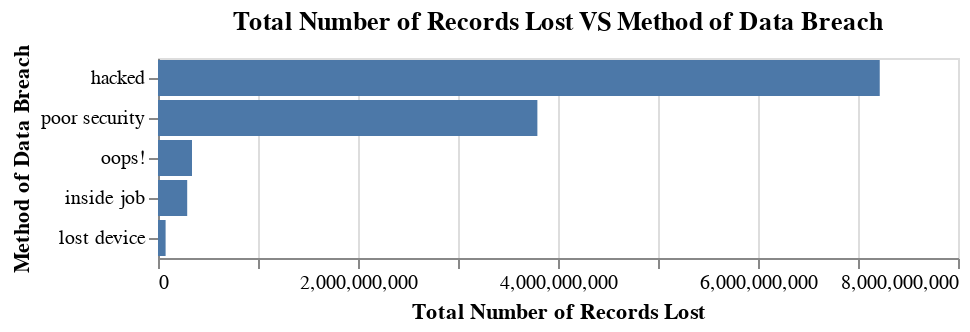

Here is the notebook cell this chart was saved with:
### Markdown cell above
### Question 7

<div class="alert alert-info" style="color:black">

For the next 3 questions, let's return to the original dataset (i.e., breaches)
Next, let's use a sorted bar chart to determine which method resulted in the most records lost

1. Create a bar chart with the sum of records lost encoded on the x-axis and the method encoded on the y-axis
2. Sort such that the method with the highest number of records lost is furthest away from the x-axis
</div>

_Points:_ 9

### Code cell
bar_method_records_lost = alt.Chart(breaches).mark_bar().encode(
    x = alt.X("sum(records_lost)", title = "Total Number of Records Lost"),
    y = alt.Y("method", sort = "-x", title = "Method of Data Breach")             
).properties(
    title = "Total Number of Records Lost VS Method of Data Breach"
)

# Show the plot
bar_method_records_lost

### Figure 1 — Vega-Lite specification as saved in the notebook (floating-point values rounded to 4 significant figures)
{"$schema": "https://vega.github.io/schema/vega-lite/v4.17.0.json", "config": {"view": {"continuousHeight": 300, "continuousWidth": 400}}, "data": {"name": "data-983fd4a0b346be762802282aadc3c3e4"}, "datasets": {"data-983fd4a0b346be762802282aadc3c3e4": [{"data_sensitivity": 4, "date": "2021-09-01T00:00:00", "index": 1, "method": "hacked", "organisation": "Syniverse", "records_lost": 500000000, "sector": "telecoms", "source_name": "Vice", "year": 2021}, {"data_sensitivity": 2, "date": "2021-09-01T00:00:00", "index": 5, "method": "poor security", "organisation": "Thailand visitors", "records_lost": 100000000, "sector": "government", "source_name": "South China Morning Post", "year": 2021}, {"data_sensitivity": 1, "date": "2021-07-01T00:00:00", "index": 10, "method": "hacked", "organisation": "Linkedin", "records_lost": 700000000, "sector": "web", "source_name": "9 to 5 mac", "year": 2021}, {"data_sensitivity": 2, "date": "2021-02-01T00:00:00", "index": 21, "method": "hacked", "organisation": "Experian Brazil", "records_lost": 220000000, "sector": "finance", "source_name": "ZDNet", "year": 2021}, {"data_sensitivity": 1, "date": "2021-03-01T00:00:00", "index": 24, "method": "hacked", "organisation": "Facebook", "records_lost": 533000000, "sector": "tech", "source_name": "Business Insider", "year": 2021}, {"data_sensitivity": 3, "date": "2020-12-01T00:00:00", "index": 28, "method": "hacked", "organisation": "SolarWinds", "records_lost": 50000000, "sector": "app", "source_name": "New York Times", "year": 2020}, {"data_sensitivity": 2, "date": "2020-04-01T00:00:00", "index": 37, "method": "hacked", "organisation": "Pakistani mobile operators", "records_lost": 115000000, "sector": "telecoms", "source_name": "ZDNet", "year": 2020}, {"data_sensitivity": 1, "date": "2020-01-01T00:00:00", "index": 41, "method": "poor security", "organisation": "Microsoft", "records_lost": 250000000, "sector": "web", "source_name": "Forbes", "year": 2020}, {"data_sensitivity": 2, "date": "2019-05-01T00:00:00", "index": 56, "method": "hacked", "organisation": "Canva", "records_lost": 139000000, "sector": "web", "source_name": "ZDNet", "year": 2019}, {"data_sensitivity": 1, "date": "2019-05-01T00:00:00", "index": 57, "method": "poor security", "organisation": "Chtrbox", "records_lost": 49000000, "sector": "misc", "source_name": "Techcrunch", "year": 2019}, {"data_sensitivity": 1, "date": "2019-02-01T00:00:00", "index": 62, "method": "hacked", "organisation": "Dubsmash", "records_lost": 162000000, "sector": "web", "source_name": "The Register", "year": 2019}, {"data_sensitivity": 1, "date": "2019-02-01T00:00:00", "index": 63, "method": "hacked", "organisation": "ShareThis", "records_lost": 41000000, "sector": "web", "source_name": "The Register", "year": 2019}, {"data_sensitivity": 2, "date": "2019-02-01T00:00:00", "index": 77, "method": "hacked", "organisation": "Houzz", "records_lost": 57000000, "sector": "retail", "source_name": "Techcrunch", "year": 2019}, {"data_sensitivity": 2, "date": "2019-05-01T00:00:00", "index": 86, "method": "poor security", "organisation": "Indian citizens", "records_lost": 275265298, "sector": "web", "source_name": "Bleeping Computer", "year": 2019}, {"data_sensitivity": 3, "date": "2019-07-01T00:00:00", "index": 88, "method": "hacked", "organisation": "Capital One", "records_lost": 100000000, "sector": "finance", "source_name": "Forbes", "year": 2019}, {"data_sensitivity": 2, "date": "2019-09-01T00:00:00", "index": 90, "method": "poor security", "organisation": "Facebook", "records_lost": 419000000, "sector": "web", "source_name": "Fast Company", "year": 2019}, {"data_sensitivity": 2, "date": "2019-11-01T00:00:00", "index": 93, "method": "poor security", "organisation": "OxyData", "records_lost": 380000000, "sector": "tech", "source_name": "Dataviper", "year": 2019}, {"data_sensitivity": 3, "date": "2018-10-01T00:00:00", "index": 97, "method": "hacked", "organisation": "Cathay Pacific Airways", "records_lost": 94000000, "sector": "transport", "source_name": "ABC News", "year": 2018}, {"data_sensitivity": 2, "date": "2018-12-01T00:00:00", "index": 98, "method": "poor security", "organisation": "Chinese resume leak", "records_lost": 202000000, "sector": "web", "source_name": "HackenProof", "year": 2018}, {"data_sensitivity": 2, "date": "2018-12-01T00:00:00", "index": 99, "method": "poor security", "organisation": "Google+", "records_lost": 52500000, "sector": "web", "source_name": "The Verge", "year": 2018}, {"data_sensitivity": 1, "date": "2018-12-01T00:00:00", "index": 100, "method": "hacked", "organisation": "Quora", "records_lost": 100000000, "sector": "web", "source_name": "NY Times", "year": 2018}, {"data_sensitivity": 3, "date": "2018-11-01T00:00:00", "index": 101, "method": "hacked", "organisation": "Marriott International", "records_lost": 383000000, "sector": "retail", "source_name": "NY Times, CNET", "year": 2018}, {"data_sensitivity": 1, "date": "2018-03-01T00:00:00", "index": 103, "method": "hacked", "organisation": "Facebook", "records_lost": 50000000, "sector": "web", "source_name": "Guardian", "year": 2018}, {"data_sensitivity": 1, "date": "2018-06-01T00:00:00", "index": 106, "method": "hacked", "organisation": "MyHeritage", "records_lost": 92283889, "sector": "web", "source_name": "Bloomberg", "year": 2018}, {"data_sensitivity": 1, "date": "2018-03-01T00:00:00", "index": 112, "method": "hacked", "organisation": "MyFitnessPal", "records_lost": 150000000, "sector": "app", "source_name": "Guardian", "year": 2018}, {"data_sensitivity": 1, "date": "2018-06-01T00:00:00", "index": 114, "method": "poor security", "organisation": "Nametests", "records_lost": 120000000, "sector": "app", "source_name": "Medium", "year": 2018}, {"data_sensitivity": 5, "date": "2018-06-01T00:00:00", "index": 116, "method": "poor security", "organisation": "Firebase", "records_lost": 100000000, "sector": "app", "source_name": "Bleeping Computer", "year": 2018}, {"data_sensitivity": 4, "date": "2018-03-01T00:00:00", "index": 117, "method": "poor security", "organisation": "Aadhaar", "records_lost": 550000000, "sector": "government", "source_name": "ZDNet", "year": 2018}, {"data_sensitivity": 2, "date": "2018-05-01T00:00:00", "index": 121, "method": "poor security", "organisation": "LocalBlox", "records_lost": 48000000, "sector": "web", "source_name": "UpGuard", "year": 2018}, {"data_sensitivity": 1, "date": "2018-05-01T00:00:00", "index": 122, "method": "poor security", "organisation": "Twitter", "records_lost": 330000000, "sector": "tech", "source_name": "Reuters", "year": 2018}, {"data_sensitivity": 3, "date": "2018-09-01T00:00:00", "index": 133, "method": "hacked", "organisation": "Newegg", "records_lost": 45000000, "sector": "retail", "source_name": "TechCrunch", "year": 2018}, {"data_sensitivity": 1, "date": "2018-05-01T00:00:00", "index": 135, "method": "poor security", "organisation": "Apollo", "records_lost": 200000000, "sector": "tech", "source_name": "Wired", "year": 2018}, {"data_sensitivity": 1, "date": "2017-11-01T00:00:00", "index": 139, "method": "hacked", "organisation": "Uber", "records_lost": 57000000, "sector": "app", "source_name": "Bloomberg", "year": 2017}, {"data_sensitivity": 4, "date": "2017-08-01T00:00:00", "index": 142, "method": "poor security", "organisation": "Spambot", "records_lost": 520000000, "sector": "web", "source_name": "The Guardian", "year": 2017}, {"data_sensitivity": 2, "date": "2017-03-01T00:00:00", "index": 149, "method": "oops!", "organisation": "River City Media", "records_lost": 340000000, "sector": "web", "source_name": "Guardian", "year": 2017}, {"data_sensitivity": 4, "date": "2017-10-01T00:00:00", "index": 155, "method": "hacked", "organisation": "Malaysian telcos & MVNOs", "records_lost": 46200000, "sector": "telecoms", "source_name": "LowYat", "year": 2017}, {"data_sensitivity": 4, "date": "2017-09-01T00:00:00", "index": 159, "method": "hacked", "organisation": "Equifax", "records_lost": 143000000, "sector": "finance", "source_name": "UK Gov", "year": 2017}, {"data_sensitivity": 1, "date": "2016-05-01T00:00:00", "index": 161, "method": "hacked", "organisation": "LinkedIn", "records_lost": 117000000, "sector": "web", "source_name": "CNN", "year": 2016}, {"data_sensitivity": 1, "date": "2016-05-01T00:00:00", "index": 162, "method": "hacked", "organisation": "Tumblr", "records_lost": 65000000, "sector": "web", "source_name": "Vice", "year": 2016}, {"data_sensitivity": 2, "date": "2016-09-01T00:00:00", "index": 163, "method": "hacked", "organisation": "Yahoo", "records_lost": 500000000, "sector": "web", "source_name": "CNBC", "year": 2016}, {"data_sensitivity": 5, "date": "2016-04-01T00:00:00", "index": 165, "method": "hacked", "organisation": "Philippines’ Commission on Elections", "records_lost": 55000000, "sector": "government", "source_name": "Trend Micro", "year": 2016}, {"data_sensitivity": 2, "date": "2016-04-01T00:00:00", "index": 168, "method": "hacked", "organisation": "Turkish citizenship database", "records_lost": 49611709, "sector": "government", "source_name": "Business Insider", "year": 2016}, {"data_sensitivity": 4, "date": "2016-06-01T00:00:00", "index": 179, "method": "hacked", "organisation": "VK", "records_lost": 171000000, "sector": "web", "source_name": "Motherboard", "year": 2016}, {"data_sensitivity": 1, "date": "2016-05-01T00:00:00", "index": 182, "method": "hacked", "organisation": "MySpace", "records_lost": 164000000, "sector": "web", "source_name": "Vice", "year": 2016}, {"data_sensitivity": 1, "date": "2016-12-01T00:00:00", "index": 186, "method": "hacked", "organisation": "Dailymotion", "records_lost": 85200000, "sector": "web", "source_name": "ZDNet", "year": 2016}, {"data_sensitivity": 4, "date": "2016-10-01T00:00:00", "index": 187, "method": "hacked", "organisation": "Weebly", "records_lost": 43000000, "sector": "web", "source_name": "Tech Crunch", "year": 2016}, {"data_sensitivity": 1, "date": "2016-11-01T00:00:00", "index": 190, "method": "hacked", "organisation": "Friend Finder Network", "records_lost": 412000000, "sector": "web", "source_name": "ZDNet", "year": 2016}, {"data_sensitivity": 2, "date": "2015-12-01T00:00:00", "index": 197, "method": "poor security", "organisation": "Deep Root Analytics", "records_lost": 198000000, "sector": "web", "source_name": "Reuters, UpGuard", "year": 2015}, {"data_sensitivity": 5, "date": "2015-11-01T00:00:00", "index": 210, "method": "hacked", "organisation": "Securus Technologies", "records_lost": 70000000, "sector": "web", "source_name": "The Intercept", "year": 2015}, {"data_sensitivity": 2, "date": "2015-02-01T00:00:00", "index": 216, "method": "hacked", "organisation": "Anthem ", "records_lost": 80000000, "sector": "health", "source_name": "NYTimes", "year": 2015}, {"data_sensitivity": 1, "date": "2014-05-01T00:00:00", "index": 224, "method": "hacked", "organisation": "Ebay", "records_lost": 145000000, "sector": "web", "source_name": "Business Insider", "year": 2014}, {"data_sensitivity": 3, "date": "2014-10-01T00:00:00", "index": 227, "method": "hacked", "organisation": "JP Morgan Chase", "records_lost": 76000000, "sector": "finance", "source_name": "Deal Book", "year": 2014}, {"data_sensitivity": 3, "date": "2014-09-01T00:00:00", "index": 233, "method": "hacked", "organisation": "Home Depot", "records_lost": 56000000, "sector": "retail", "source_name": "Krebs on Security", "year": 2014}, {"data_sensitivity": 5, "date": "2013-07-01T00:00:00", "index": 237, "method": "hacked", "organisation": "Massive American business hack", "records_lost": 160000000, "sector": "finance", "source_name": "Technology Review", "year": 2013}, {"data_sensitivity": 1, "date": "2013-04-01T00:00:00", "index": 242, "method": "hacked", "organisation": "Living Social", "records_lost": 50000000, "sector": "web", "source_name": "Naked Security, New York Times", "year": 2013}, {"data_sensitivity": 2, "date": "2016-12-01T00:00:00", "index": 243, "method": "hacked", "organisation": "Yahoo", "records_lost": 550000000, "sector": "web", "source_name": "NY Times, BBC", "year": 2013}, {"data_sensitivity": 2, "date": "2013-07-01T00:00:00", "index": 254, "method": "hacked", "organisation": "UbiSoft", "records_lost": 58000000, "sector": "gaming", "source_name": "BBC News", "year": 2013}, {"data_sensitivity": 1, "date": "2013-03-01T00:00:00", "index": 259, "method": "hacked", "organisation": "Evernote", "records_lost": 50000000, "sector": "web", "source_name": "Wired, Digital Trends", "year": 2013}, {"data_sensitivity": 2, "date": "2013-10-01T00:00:00", "index": 266, "method": "inside job", "organisation": "Court Ventures", "records_lost": 200000000, "sector": "finance", "source_name": "NY Times, Gov Tech", "year": 2013}, {"data_sensitivity": 3, "date": "2013-12-01T00:00:00", "index": 271, "method": "hacked", "organisation": "Target", "records_lost": 70000000, "sector": "retail", "source_name": "Huffington Post", "year": 2013}, {"data_sensitivity": 1, "date": "2016-09-01T00:00:00", "index": 287, "method": "hacked", "organisation": "Last.fm", "records_lost": 43500000, "sector": "web", "source_name": "ZD Net", "year": 2012}, {"data_sensitivity": 1, "date": "2016-08-01T00:00:00", "index": 294, "method": "hacked", "organisation": "Dropbox", "records_lost": 68700000, "sector": "web", "source_name": "The Telegraph", "year": 2012}, {"data_sensitivity": 1, "date": "2011-04-01T00:00:00", "index": 304, "method": "hacked", "organisation": "Sony PSN", "records_lost": 77000000, "sector": "gaming", "source_name": "Mashable", "year": 2011}, {"data_sensitivity": 3, "date": "2009-01-01T00:00:00", "index": 345, "method": "hacked", "organisation": "Heartland", "records_lost": 130000000, "sector": "finance", "source_name": "Dark Reading", "year": 2009}, {"data_sensitivity": 2, "date": "2009-10-01T00:00:00", "index": 353, "method": "lost device ", "organisation": "US Military", "records_lost": 76000000, "sector": "military", "source_name": "Wired", "year": 2009}, {"data_sensitivity": 3, "date": "2007-03-01T00:00:00", "index": 379, "method": "hacked", "organisation": "TK / TJ Maxx", "records_lost": 94000000, "sector": "retail", "source_name": "ZD Net", "year": 2007}, {"data_sensitivity": 1, "date": "2004-06-01T00:00:00", "index": 391, "method": "inside job", "organisation": "AOL", "records_lost": 92000000, "sector": "web", "source_name": "CNN", "year": 2004}]}, "encoding": {"x": {"aggregate": "sum", "field": "records_lost", "title": "Total Number of Records Lost", "type": "quantitative"}, "y": {"field": "method", "sort": "-x", "title": "Method of Data Breach", "type": "nominal"}}, "mark": "bar", "title": "Total Number of Records Lost VS Method of Data Breach"}
